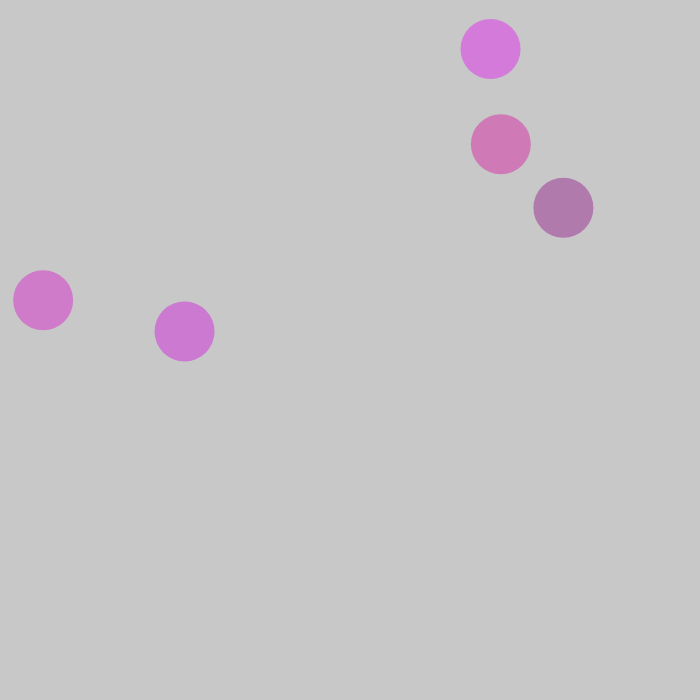
Frame 1 (no input)
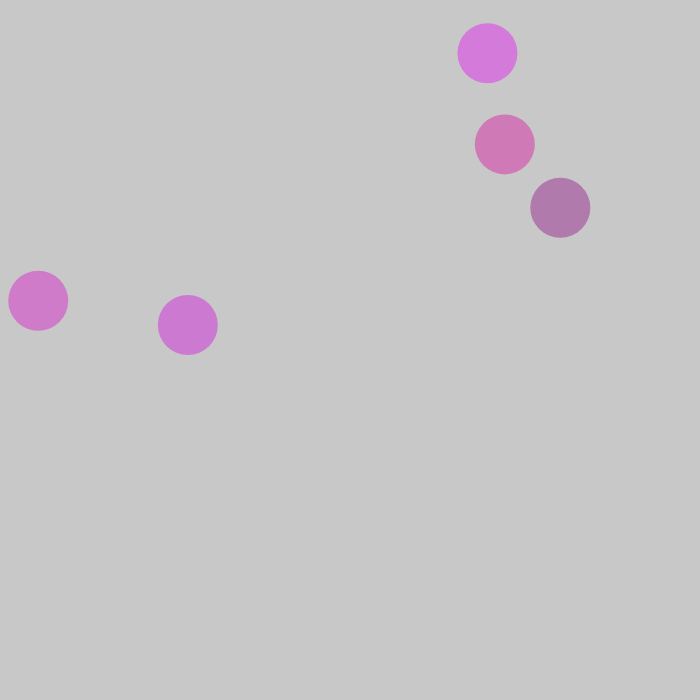
Frame 60 (no input)
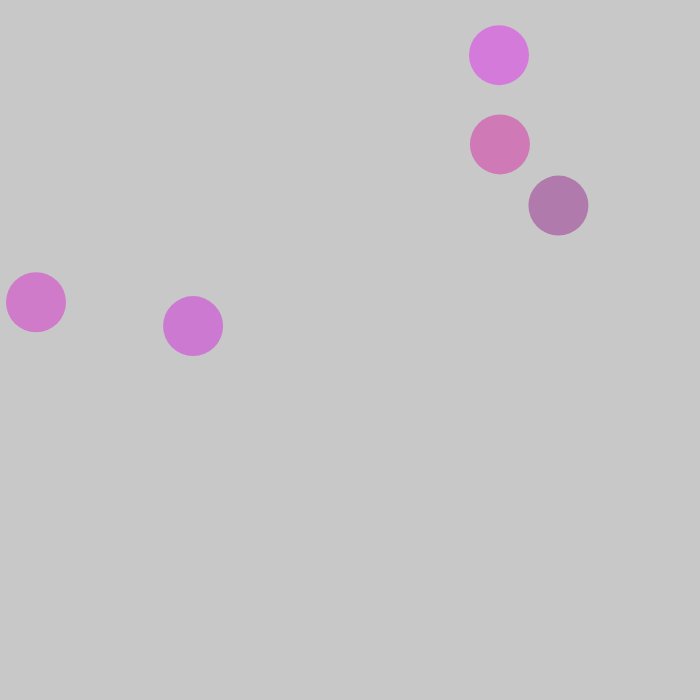
Frame 120 (the mouse pressed at the canvas centre since frame 60)

The p5.js sketch that drew these frames (run headless with seeded random() and noise() and a simulated clock; from frame 60 on, the mouse is pressed at the canvas centre):

// p5.js sketch
// ── sketch.js
var cells = [];

function setup() {
    createCanvas(700, 700);
    cells.push(new Cell());
    cells.push(new Cell());
    cells.push(new Cell());
    cells.push(new Cell());
    cells.push(new Cell());
}

function draw() {
    background(200);
    for (var i = 0; i < cells.length; i++) {
        cells[i].move();
        cells[i].show();
    }
}

function mousePressed() {
    for (var i = cells.length - 1; i >= 0; i--) {
        if (cells[i].clicked(mouseX, mouseY)) {
            cells.push(cells[i].mitosis());
            cells.push(cells[i].mitosis());
            cells.splice(i, 1);
        }
    }
}
// ── cell.js
function Cell(pos, radius, c) {

    if (pos) {
        this.pos = pos.copy();
    } else {
        this.pos = createVector(random(width), random(height));
    }

    this.radius = radius || 60;
    this.c = c || color(random(100, 255), 0, random(100, 255), 100);

    this.move = function () {
        var velocity = p5.Vector.random2D();
        this.pos.add(velocity);
    }

    this.mitosis = function () {
        this.pos.x += random(-this.radius, this.radius);
        return new Cell(this.pos, this.radius * 0.8, this.c);
    }

    this.show = function () {
        noStroke();
        fill(this.c);
        ellipse(this.pos.x, this.pos.y, this.radius, this.radius);
    }

    this.clicked = function (x, y) {
        var distance = dist(this.pos.x, this.pos.y, x, y);
        if (distance < this.radius) {
            return true;
        } else {
            return false;
        }
    }
}
